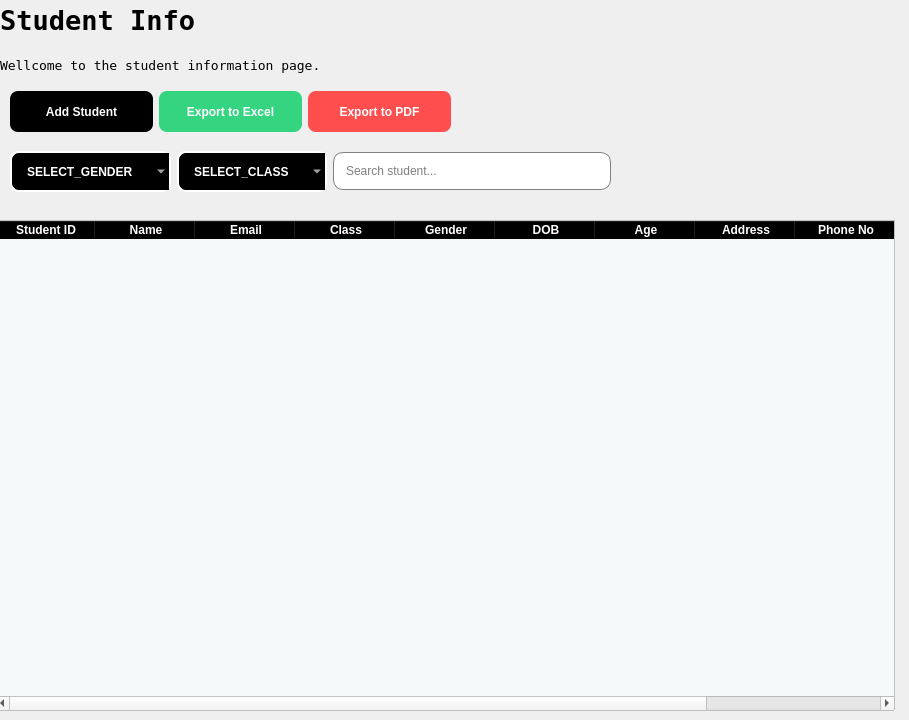
          <widget class="QWidget" name="page_3">
           <widget class="QLabel" name="label_9">
            <property name="geometry">
             <rect>
              <x>0</x>
              <y>0</y>
              <width>221</width>
              <height>41</height>
             </rect>
            </property>
            <property name="font">
             <font>
              <family>DejaVu Sans Mono</family>
              <pointsize>20</pointsize>
              <weight>75</weight>
              <bold>true</bold>
             </font>
            </property>
            <property name="text">
             <string>Student Info</string>
            </property>
           </widget>
           <widget class="QLabel" name="label_19">
            <property name="geometry">
             <rect>
              <x>0</x>
              <y>50</y>
              <width>321</width>
              <height>31</height>
             </rect>
            </property>
            <property name="font">
             <font>
              <family>DejaVu Sans Mono</family>
              <pointsize>10</pointsize>
              <weight>50</weight>
              <bold>false</bold>
             </font>
            </property>
            <property name="text">
             <string>Wellcome to the student information page.</string>
            </property>
           </widget>
           <widget class="QTableWidget" name="studentInfo_table">
            <property name="geometry">
             <rect>
              <x>-5</x>
              <y>220</y>
              <width>900</width>
              <height>491</height>
             </rect>
            </property>
            <property name="maximumSize">
             <size>
              <width>900</width>
              <height>16777215</height>
             </size>
            </property>
            <property name="styleSheet">
             <string notr="true">QHeaderView::section{
font-weight:bold;
color:white;
background-color:black;
}
QTableWidget{
alternate-background-color:#b0edfb;
background-color:#f4f9fa;
}</string>
            </property>
            <property name="alternatingRowColors">
             <bool>true</bool>
            </property>
            <column>
             <property name="text">
              <string>Student ID</string>
             </property>
            </column>
            <column>
             <property name="text">
              <string>Name</string>
             </property>
            </column>
            <column>
             <property name="text">
              <string>Email</string>
             </property>
            </column>
            <column>
             <property name="text">
              <string>Class</string>
             </property>
            </column>
            <column>
             <property name="text">
              <string>Gender</string>
             </property>
            </column>
            <column>
             <property name="text">
              <string>DOB</string>
             </property>
            </column>
            <column>
             <property name="text">
              <string>Age</string>
             </property>
            </column>
            <column>
             <property name="text">
              <string>Address</string>
             </property>
            </column>
            <column>
             <property name="text">
              <string>Phone No</string>
             </property>
            </column>
            <column>
             <property name="text">
              <string>Actions</string>
             </property>
            </column>
           </widget>
           <widget class="QWidget" name="">
            <property name="geometry">
             <rect>
              <x>10</x>
              <y>90</y>
              <width>441</width>
              <height>43</height>
             </rect>
            </property>
            <layout class="QHBoxLayout" name="horizontalLayout_6">
             <item>
              <widget class="QPushButton" name="add_student_btn">
               <property name="minimumSize">
                <size>
                 <width>0</width>
                 <height>41</height>
                </size>
               </property>
               <property name="maximumSize">
                <size>
                 <width>16777215</width>
                 <height>41</height>
                </size>
               </property>
               <property name="cursor">
                <cursorShape>PointingHandCursor</cursorShape>
               </property>
               <property name="styleSheet">
                <string notr="true">QPushButton{
	background-color: rgb(0, 0, 0);
color:white;
border:none;
border-radius:8px;
font-weight:bold;
font-size:12px;
}</string>
               </property>
               <property name="text">
                <string>Add Student</string>
               </property>
               <property name="icon">
                <iconset resource="resources.qrc">
                 <normaloff>:/imgs/add student.png</normaloff>:/imgs/add student.png</iconset>
               </property>
               <property name="checkable">
                <bool>true</bool>
               </property>
              </widget>
             </item>
             <item>
              <widget class="QPushButton" name="excelExport_btn">
               <property name="minimumSize">
                <size>
                 <width>0</width>
                 <height>41</height>
                </size>
               </property>
               <property name="maximumSize">
                <size>
                 <width>16777215</width>
                 <height>41</height>
                </size>
               </property>
               <property name="cursor">
                <cursorShape>PointingHandCursor</cursorShape>
               </property>
               <property name="styleSheet">
                <string notr="true">QPushButton{
background-color:#34d481;
color:white;
border:none;
border-radius:8px;
font-weight:bold;
font-size:12px
}</string>
               </property>
               <property name="text">
                <string>Export to Excel</string>
               </property>
               <property name="icon">
                <iconset resource="resources.qrc">
                 <normaloff>:/imgs/excel.png</normaloff>:/imgs/excel.png</iconset>
               </property>
               <property name="checkable">
                <bool>true</bool>
               </property>
              </widget>
             </item>
             <item>
              <widget class="QPushButton" name="pdfExport_btn">
               <property name="minimumSize">
                <size>
                 <width>0</width>
                 <height>41</height>
                </size>
               </property>
               <property name="maximumSize">
                <size>
                 <width>16777215</width>
                 <height>41</height>
                </size>
               </property>
               <property name="cursor">
                <cursorShape>PointingHandCursor</cursorShape>
               </property>
               <property name="styleSheet">
                <string notr="true">QPushButton{
background-color:rgb(255,78,78);
color:white;
border:none;
border-radius:8px;
font-weight:bold;
font-size:12px
}</string>
               </property>
               <property name="text">
                <string>Export to PDF</string>
               </property>
               <property name="icon">
                <iconset resource="resources.qrc">
                 <normaloff>:/imgs/pdf.png</normaloff>:/imgs/pdf.png</iconset>
               </property>
               <property name="checkable">
                <bool>true</bool>
               </property>
              </widget>
             </item>
            </layout>
           </widget>
           <widget class="QWidget" name="">
            <property name="geometry">
             <rect>
              <x>10</x>
              <y>150</y>
              <width>601</width>
              <height>43</height>
             </rect>
            </property>
            <layout class="QHBoxLayout" name="horizontalLayout_7">
             <item>
              <widget class="QComboBox" name="select_gender">
               <property name="minimumSize">
                <size>
                 <width>150</width>
                 <height>0</height>
                </size>
               </property>
               <property name="styleSheet">
                <string notr="true">QComboBox{
border:2px solid white;
border-radius:9px;
padding:1px 18px 1px 15px;
background-color:black;
color:white;
height:35px;
font-weight:bold;
selection-background-color:#2980b9;
}</string>
               </property>
               <item>
                <property name="text">
                 <string>SELECT_GENDER</string>
                </property>
               </item>
               <item>
                <property name="text">
                 <string>Male</string>
                </property>
               </item>
               <item>
                <property name="text">
                 <string>Female</string>
                </property>
               </item>
              </widget>
             </item>
             <item>
              <widget class="QComboBox" name="select_class">
               <property name="minimumSize">
                <size>
                 <width>150</width>
                 <height>0</height>
                </size>
               </property>
               <property name="styleSheet">
                <string notr="true">QComboBox{
border:2px solid white;
border-radius:9px;
padding:1px 18px 1px 15px;
background-color:black;
color:white;
height:35px;
font-weight:bold;
selection-background-color:#2980b9;
}</string>
               </property>
               <item>
                <property name="text">
                 <string>SELECT_CLASS</string>
                </property>
               </item>
               <item>
                <property name="text">
                 <string>Grade_1</string>
                </property>
               </item>
               <item>
                <property name="text">
                 <string>Grade_2</string>
                </property>
               </item>
               <item>
                <property name="text">
                 <string>Grade_3</string>
                </property>
               </item>
               <item>
                <property name="text">
                 <string>Grade_4</string>
                </property>
               </item>
               <item>
                <property name="text">
                 <string>Grade_5</string>
                </property>
               </item>
               <item>
                <property name="text">
                 <string>Grade_6</string>
                </property>
               </item>
               <item>
                <property name="text">
                 <string>Grade_7</string>
                </property>
               </item>
               <item>
                <property name="text">
                 <string>Grade_8</string>
                </property>
               </item>
               <item>
                <property name="text">
                 <string>Grade_9</string>
                </property>
               </item>
               <item>
                <property name="text">
                 <string>Grade_10</string>
                </property>
               </item>
               <item>
                <property name="text">
                 <string>Grade_11</string>
                </property>
               </item>
               <item>
                <property name="text">
                 <string>Grade_12</string>
                </property>
               </item>
              </widget>
             </item>
             <item>
              <widget class="QLineEdit" name="search_student">
               <property name="minimumSize">
                <size>
                 <width>0</width>
                 <height>38</height>
                </size>
               </property>
               <property name="maximumSize">
                <size>
                 <width>16777215</width>
                 <height>38</height>
                </size>
               </property>
               <property name="styleSheet">
                <string notr="true">QLineEdit{
padding-left:10px;
border: 1px solid gray;
border-radius:10px
}</string>
               </property>
               <property name="placeholderText">
                <string>Search student...</string>
               </property>
              </widget>
             </item>
            </layout>
           </widget>
          </widget>
